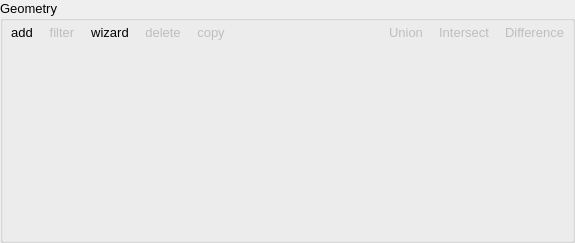
     <widget class="QGroupBox" name="groupBox_2">
      <property name="font">
       <font>
        <pointsize>10</pointsize>
       </font>
      </property>
      <property name="title">
       <string>Geometry</string>
      </property>
      <property name="flat">
       <bool>true</bool>
      </property>
      <layout class="QVBoxLayout" name="verticalLayout">
       <property name="spacing">
        <number>5</number>
       </property>
       <property name="margin">
        <number>0</number>
       </property>
       <item>
        <widget class="QFrame" name="frame_6">
         <property name="frameShape">
          <enum>QFrame::NoFrame</enum>
         </property>
         <property name="frameShadow">
          <enum>QFrame::Plain</enum>
         </property>
         <layout class="QHBoxLayout" name="horizontalLayout_4">
          <property name="spacing">
           <number>0</number>
          </property>
          <property name="margin">
           <number>0</number>
          </property>
          <item>
           <widget class="QToolButton" name="toolbutton_add_geometry">
            <property name="toolTip">
             <string>Add Geometry</string>
            </property>
            <property name="text">
             <string>add</string>
            </property>
            <property name="popupMode">
             <enum>QToolButton::InstantPopup</enum>
            </property>
            <property name="autoRaise">
             <bool>true</bool>
            </property>
           </widget>
          </item>
          <item>
           <widget class="QToolButton" name="toolbutton_add_filter">
            <property name="enabled">
             <bool>false</bool>
            </property>
            <property name="toolTip">
             <string>Add Filter</string>
            </property>
            <property name="text">
             <string>filter</string>
            </property>
            <property name="popupMode">
             <enum>QToolButton::InstantPopup</enum>
            </property>
            <property name="autoRaise">
             <bool>true</bool>
            </property>
           </widget>
          </item>
          <item>
           <widget class="QToolButton" name="toolbutton_wizard">
            <property name="enabled">
             <bool>true</bool>
            </property>
            <property name="toolTip">
             <string>Wizards</string>
            </property>
            <property name="text">
             <string>wizard</string>
            </property>
            <property name="popupMode">
             <enum>QToolButton::InstantPopup</enum>
            </property>
            <property name="autoRaise">
             <bool>true</bool>
            </property>
           </widget>
          </item>
          <item>
           <widget class="QToolButton" name="toolbutton_remove_geometry">
            <property name="enabled">
             <bool>false</bool>
            </property>
            <property name="toolTip">
             <string>Remove</string>
            </property>
            <property name="text">
             <string>delete</string>
            </property>
            <property name="autoRaise">
             <bool>true</bool>
            </property>
           </widget>
          </item>
          <item>
           <widget class="QToolButton" name="toolbutton_copy_geometry">
            <property name="enabled">
             <bool>false</bool>
            </property>
            <property name="toolTip">
             <string>Duplicate</string>
            </property>
            <property name="text">
             <string>copy</string>
            </property>
            <property name="autoRaise">
             <bool>true</bool>
            </property>
           </widget>
          </item>
          <item>
           <spacer name="horizontalSpacer_2">
            <property name="orientation">
             <enum>Qt::Horizontal</enum>
            </property>
            <property name="sizeHint" stdset="0">
             <size>
              <width>148</width>
              <height>20</height>
             </size>
            </property>
           </spacer>
          </item>
          <item>
           <widget class="QToolButton" name="toolbutton_geometry_union">
            <property name="enabled">
             <bool>false</bool>
            </property>
            <property name="toolTip">
             <string>Union</string>
            </property>
            <property name="text">
             <string>Union</string>
            </property>
            <property name="autoRaise">
             <bool>true</bool>
            </property>
           </widget>
          </item>
          <item>
           <widget class="QToolButton" name="toolbutton_geometry_intersect">
            <property name="enabled">
             <bool>false</bool>
            </property>
            <property name="toolTip">
             <string>Intersection</string>
            </property>
            <property name="text">
             <string>Intersect</string>
            </property>
            <property name="autoRaise">
             <bool>true</bool>
            </property>
           </widget>
          </item>
          <item>
           <widget class="QToolButton" name="toolbutton_geometry_difference">
            <property name="enabled">
             <bool>false</bool>
            </property>
            <property name="toolTip">
             <string>Difference</string>
            </property>
            <property name="text">
             <string>Difference</string>
            </property>
            <property name="autoRaise">
             <bool>true</bool>
            </property>
           </widget>
          </item>
         </layout>
        </widget>
       </item>
       <item>
        <widget class="QTreeWidget" name="treeWidgetGeometry">
         <property name="sizePolicy">
          <sizepolicy hsizetype="Expanding" vsizetype="Expanding">
           <horstretch>0</horstretch>
           <verstretch>0</verstretch>
          </sizepolicy>
         </property>
         <property name="styleSheet">
          <string notr="true">QTreeView{
background-color: transparent;
}</string>
         </property>
         <property name="frameShape">
          <enum>QFrame::NoFrame</enum>
         </property>
         <property name="lineWidth">
          <number>0</number>
         </property>
         <property name="selectionMode">
          <enum>QAbstractItemView::ExtendedSelection</enum>
         </property>
         <property name="selectionBehavior">
          <enum>QAbstractItemView::SelectRows</enum>
         </property>
         <property name="indentation">
          <number>10</number>
         </property>
         <attribute name="headerVisible">
          <bool>false</bool>
         </attribute>
         <column>
          <property name="text">
           <string notr="true">1</string>
          </property>
         </column>
        </widget>
       </item>
      </layout>
     </widget>
